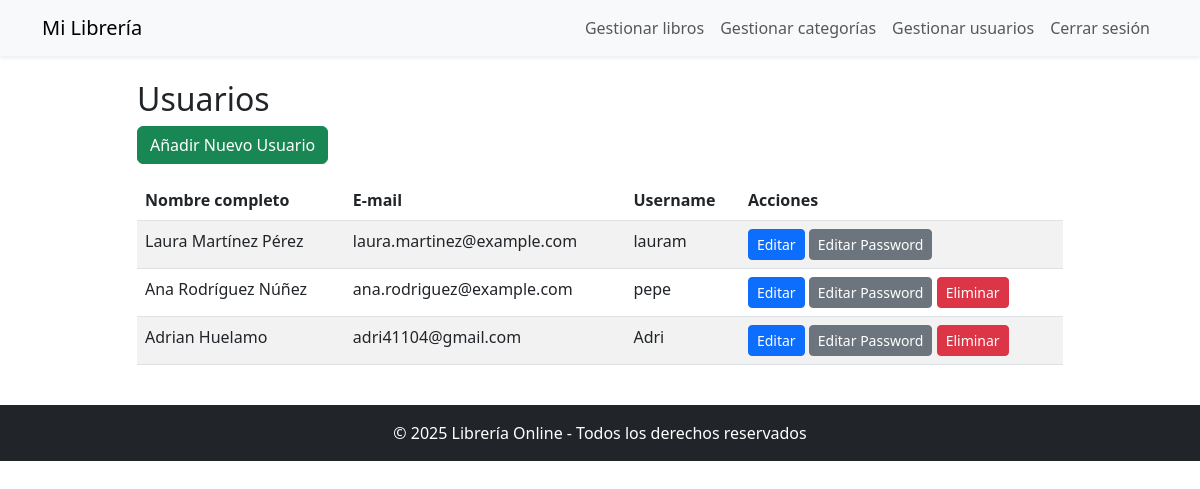
The app's page /admin/usuarios.php (signed in) with its own data.
### tables this page shows
CREATE TABLE `usuarios` (
  `id` int NOT NULL,
  `nombre` varchar(50) DEFAULT NULL,
  `apellidos` varchar(100) DEFAULT NULL,
  `email` varchar(100) DEFAULT NULL,
  `username` varchar(50) DEFAULT NULL,
  `password` varchar(255) DEFAULT NULL
);

### admin/includes/crudUsuarios.php (called while the page is built, shortened)
<?php
class Usuarios {
    public function getAll() {
        $db = new Connection();
        $conn = $db->getConnection();
        $sql = "SELECT * FROM usuarios";
        $result = $conn->query($sql);
        return $result ? $result->fetch_all(MYSQLI_ASSOC) : [];
    }
}

### admin/usuarios.php (the view, shortened to what this page needs)
<?php
require_once './includes/crudUsuarios.php';
$usuariosObj = new Usuarios();
$listaUsuarios = $usuariosObj->getAll();
?>
<!DOCTYPE html>
<html lang="es">
<head>
    <link href="https://cdn.jsdelivr.net/npm/bootstrap@5.3.0/dist/css/bootstrap.min.css" rel="stylesheet">
</head>
<body>
    <?php include("./menu.php"); ?>
    <div class="container mt-4">
        <div class="row justify-content-center">
            <main class="col-md-10">
                <h2>Usuarios</h2>
                <a href="usuarios.php?accion=crear" class="btn btn-success mb-3">Añadir Nuevo Usuario</a>
                <table class="table table-striped">
                    <thead>
                        <tr>
                            <th>Nombre completo</th>
                            <th>E-mail</th>
                            <th>Username</th>
                            <th>Acciones</th>
                        </tr>
                    </thead>
                    <tbody>
                        <?php foreach($listaUsuarios as $user) : ?>
                        <tr>
                            <td><?=$user['nombre'] . " " . $user['apellidos']?></td>
                            <td><?=$user['email']?></td>
                            <td><?=$user['username']?></td>
                            <td>
                                <a href="usuarios.php?accion=editar&id=<?=$user['id']?>" class="btn btn-sm btn-primary">
                                    Editar
                                </a>
                                <a href="usuarios.php?accion=edit_password&id=<?=$user['id']?>" class="btn btn-sm btn-secondary">
                                    Editar Password
                                </a>
                                <?php if($_SESSION['usuario']['id'] !== (int)$user['id']):?>
                                <a href="usuarios.php?accion=eliminar&id=<?=$user['id']?>" class="btn btn-sm btn-danger" onclick="return confirm('Estás seguro?')">
                                    Eliminar
                                </a>
                                <?php endif;?>
                            </td>
                        </tr>
                        <?php endforeach ?>
                    </tbody>
                </table>
            </main>
        </div>
    </div>
    <?php include("./footer.php"); ?>

### records on screen
usuarios: nombre "Laura", apellidos "Martínez Pérez", email "laura.martinez@example.com", username "lauram"
usuarios: nombre "Ana", apellidos "Rodríguez Núñez", email "ana.rodriguez@example.com", username "pepe"
usuarios: nombre "Adrian", apellidos "Huelamo", email "adri41104@gmail.com", username "Adri"
